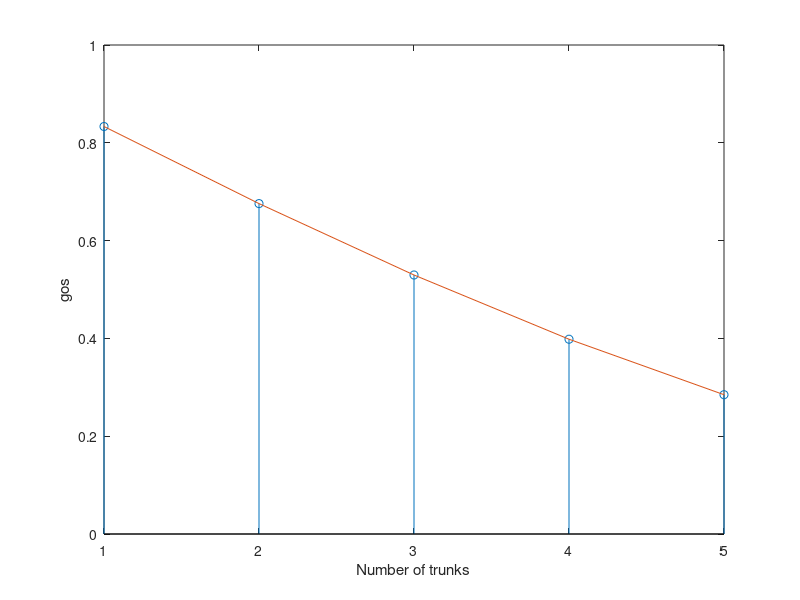

Reproduce this figure in MATLAB.
%Data and voice traffic analysis in Lost call System
clc;
clear all;
close all;
N=input('Enter the number of trunks');
A=input('Enter the value of ''A');
kk=1;
%GOS will be used for performance analysis
for n=1:N  %For N trunks we will have N grade of service
    num=power(A,n)/factorial(n);
    den=0;
    for k=0:n
        den=den+power(A,k)/factorial(k);
    end
    final(kk)=num/den;
    kk=kk+1;
end
disp(final);
 n=1:N
    stem(n,final());
    xlabel('Number of trunks');
    ylabel('gos');
    hold on;  %for plotting all values together

plot(n,final);
hold on;